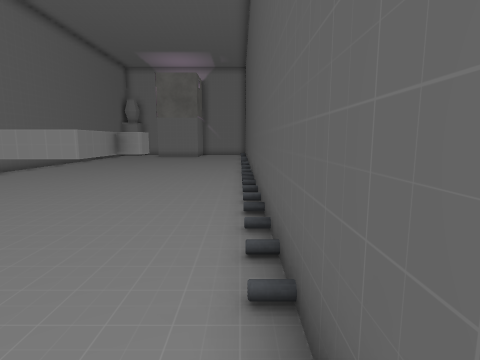
View 1 (above)

14 first-person views from a walk through a scene from a Unity 3-D project. The camera is 1.5 m above the floor, tilts 8° down and sees 80° across. The floor is counted in squares, 1.1 m on a side. Each view is taken from the middle of a square. On the plan, view 1 faces up. The plan holds only what a view shows up to about 14 squares ahead; the rest is blank. The player is left out. Some surface patterns are stand-ins.

View 2
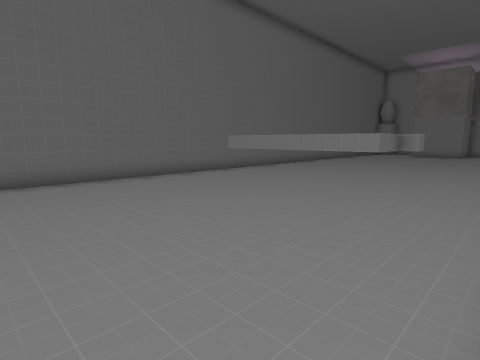

View 3
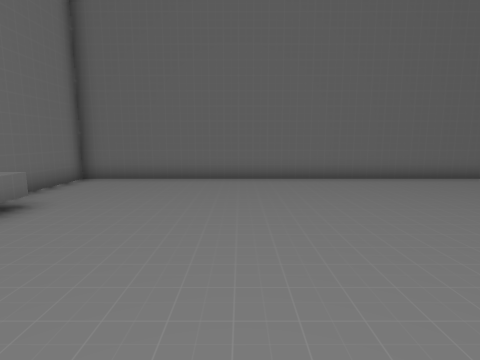

View 4
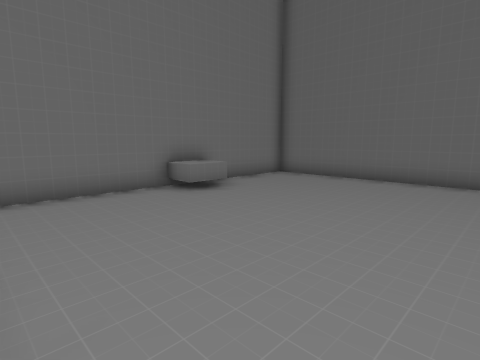

View 5
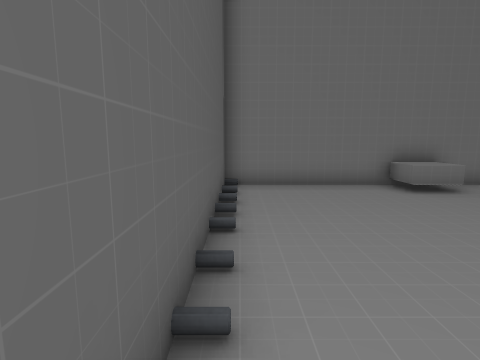

View 6
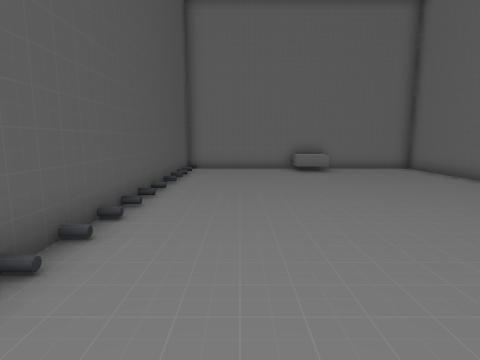

View 7
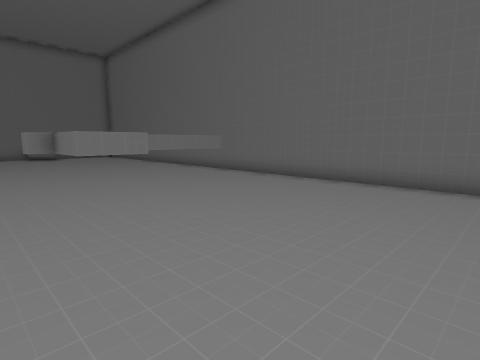

View 8
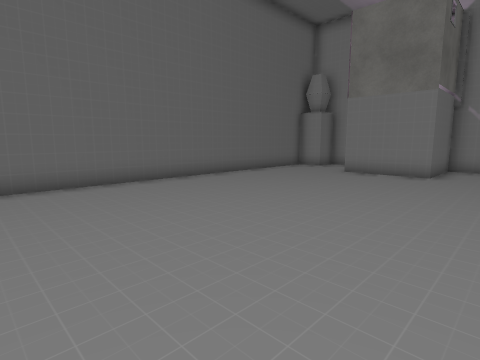

View 9
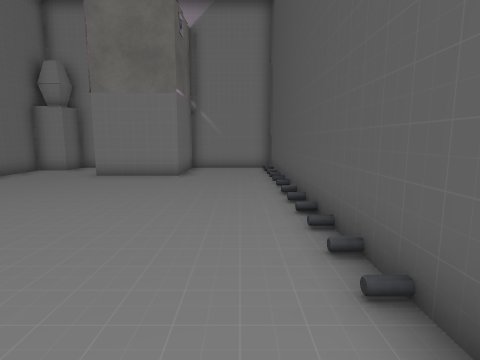

View 10
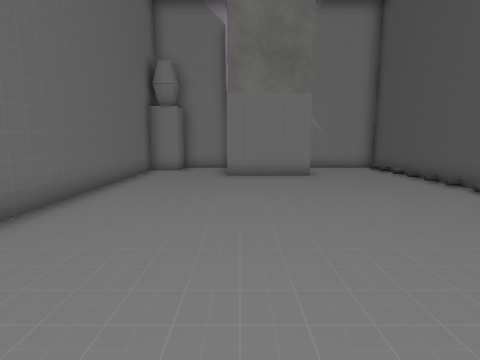

View 11
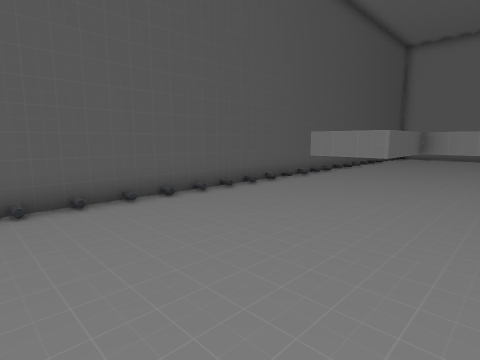

View 12
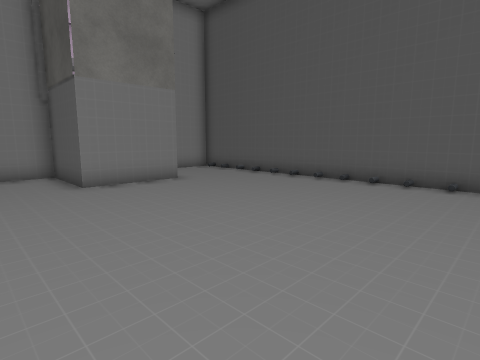

View 13
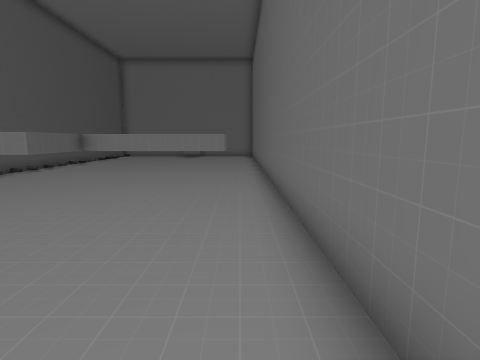

View 14
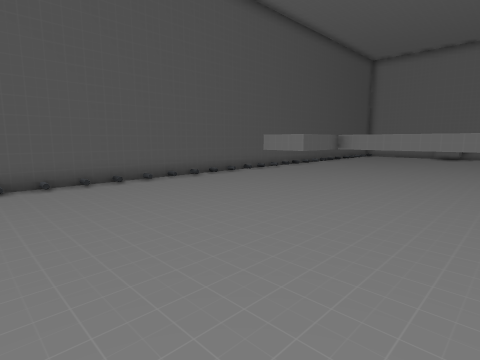

### Floor plan
Key: @ floor where view 1 was taken; # wall or solid block; . floor; / step, stairs or slope; ^ raised ledge; T thing the floor can be seen under or through.
Columns run from 10 left of view 1 to 1 right of it. Each row starts with its distance up from view 1.
 26  #### ######
 25 ##..###.../#
 24 #...###.../#
 23 #...###.../#
 22 #........./#
 21 #........./#
 20 #........./#
 19 #........./#
 18 #........./#
 17 #........./#
 16 #..........#
 15 #........./#
 14 #........./#
 13 #........./#
 12 #........./#
 11 #........./#
 10 #........./#
  9 #........./#
  8 #.....TT../#
  7 #.....TT../#
  6 #.TTTTTT../#
  5 #.TTTTTT../#
  4 #........./#
  3 #........./#
  2 #........./#
  1 #........./#
  0 #.........@#
 -1 #........./#
 -2 #........./#
 -3 #........./#
 -4 #........./#
 -5 #........./#
 -6 #........./#
 -7 #........./#
 -8 #...^^.....#
 -9 ############

Positions as (right, up) in squares from view 1, and headings:
1: (0, 0), facing up
2: (0, -3), facing up-left
3: (0, -3), facing left
4: (0, -1), facing down-left
5: (0, 0), facing down
6: (-2, 5), facing down
7: (-1, 15), facing down-left
8: (-1, 11), facing up-left
9: (-1, 12), facing up
10: (-6, 12), facing up
11: (-6, 14), facing down-right
12: (-9, 14), facing up-right
13: (-9, 15), facing down
14: (-9, 16), facing down-right
